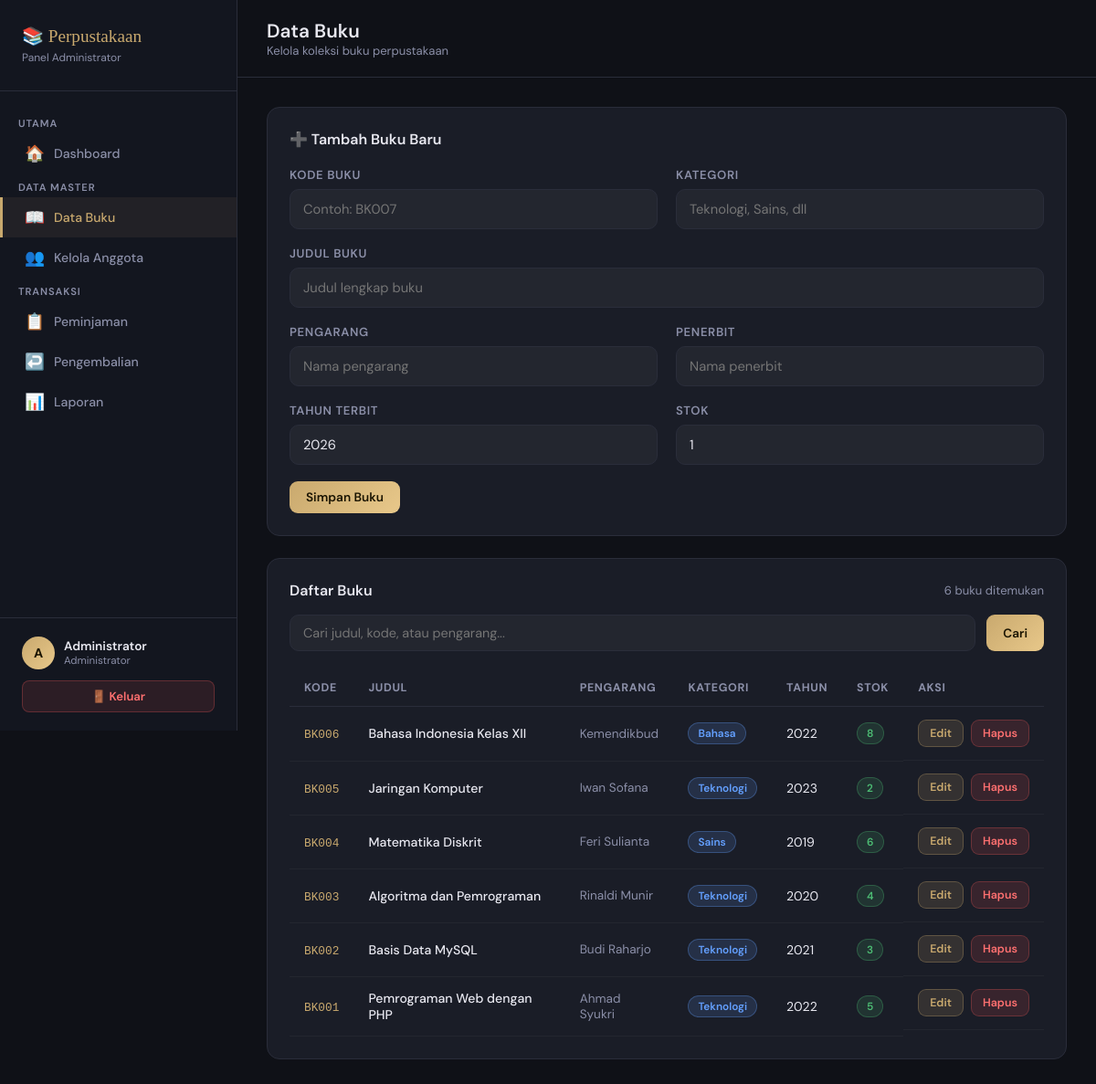
/admin/buku.php (signed in), run on the app's committed database.
### tables this page shows
CREATE TABLE IF NOT EXISTS buku (
    id INT AUTO_INCREMENT PRIMARY KEY,
    kode_buku VARCHAR(20) NOT NULL UNIQUE,
    judul VARCHAR(200) NOT NULL,
    pengarang VARCHAR(100),
    penerbit VARCHAR(100),
    tahun_terbit YEAR,
    kategori VARCHAR(50),
    stok INT DEFAULT 0,
    created_at TIMESTAMP DEFAULT CURRENT_TIMESTAMP
);

### admin/buku.php (the view, shortened to what this page needs)
<?php
include "../koneksi.php";
include "../includes/navbar_admin.php";
$edit_data = null;
$search = isset($_GET['q']) ? mysqli_real_escape_string($conn, $_GET['q']) : '';
$where  = $search ? "WHERE judul LIKE '%$search%' OR kode_buku LIKE '%$search%' OR pengarang LIKE '%$search%'" : '';
$query  = mysqli_query($conn, "SELECT * FROM buku $where ORDER BY id DESC");
?>
<div class="topbar">
    <div>
        <h1>Data Buku</h1>
        <div class="breadcrumb">Kelola koleksi buku perpustakaan</div>
    </div>
</div>
<div class="content">
<div class="card">
    <h3 style="font-size:1rem;font-weight:600;margin-bottom:20px;"><?= $edit_data ? '✏️ Edit Buku' : '➕ Tambah Buku Baru' ?></h3>
    <form method="POST">
        <div class="form-row">
            <div class="form-group">
                <label>Kode Buku</label>
                <input type="text" name="kode_buku" value="<?= htmlspecialchars($edit_data['kode_buku'] ?? '') ?>" placeholder="Contoh: BK007" required>
            </div>
            <div class="form-group">
                <label>Kategori</label>
                <input type="text" name="kategori" value="<?= htmlspecialchars($edit_data['kategori'] ?? '') ?>" placeholder="Teknologi, Sains, dll">
            </div>
        </div>
        <div class="form-group">
            <label>Judul Buku</label>
            <input type="text" name="judul" value="<?= htmlspecialchars($edit_data['judul'] ?? '') ?>" placeholder="Judul lengkap buku" required>
        </div>
        <div class="form-row">
            <div class="form-group">
                <label>Pengarang</label>
                <input type="text" name="pengarang" value="<?= htmlspecialchars($edit_data['pengarang'] ?? '') ?>" placeholder="Nama pengarang">
            </div>
            <div class="form-group">
                <label>Penerbit</label>
                <input type="text" name="penerbit" value="<?= htmlspecialchars($edit_data['penerbit'] ?? '') ?>" placeholder="Nama penerbit">
            </div>
        </div>
        <div class="form-row">
            <div class="form-group">
                <label>Tahun Terbit</label>
                <input type="number" name="tahun_terbit" value="<?= $edit_data['tahun_terbit'] ?? date('Y') ?>" min="1900" max="2026">
            </div>
            <div class="form-group">
                <label>Stok</label>
                <input type="number" name="stok" value="<?= $edit_data['stok'] ?? 1 ?>" min="0" required>
            </div>
        </div>
        <div style="display:flex;gap:12px;">
            <button type="submit" name="simpan" class="btn btn-primary"><?= $edit_data ? 'Update Buku' : 'Simpan Buku' ?></button>
        </div>
    </form>
</div>
<div class="card">
    <div style="display:flex;justify-content:space-between;align-items:center;margin-bottom:16px;">
        <h3 style="font-size:1rem;font-weight:600;">Daftar Buku</h3>
        <span style="font-size:.82rem;color:var(--muted);"><?= mysqli_num_rows($query) ?> buku ditemukan</span>
    </div>
    <form method="GET" class="search-box">
        <input type="text" name="q" value="<?= htmlspecialchars($search) ?>" placeholder="Cari judul, kode, atau pengarang...">
        <button type="submit" class="btn btn-primary">Cari</button>
    </form>
    <table>
        <thead>
            <tr><th>Kode</th><th>Judul</th><th>Pengarang</th><th>Kategori</th><th>Tahun</th><th>Stok</th><th>Aksi</th></tr>
        </thead>
        <tbody>
            <?php while($row = mysqli_fetch_assoc($query)): ?>
            <tr>
                <td><code style="color:var(--gold);font-size:.8rem;"><?= $row['kode_buku'] ?></code></td>
                <td style="font-weight:500;"><?= htmlspecialchars($row['judul']) ?></td>
                <td style="color:var(--muted);font-size:.85rem;"><?= htmlspecialchars($row['pengarang']) ?></td>
                <td><span class="badge badge-blue"><?= htmlspecialchars($row['kategori']) ?></span></td>
                <td><?= $row['tahun_terbit'] ?></td>
                <td>
                    <span class="badge <?= $row['stok'] > 0 ? 'badge-green' : 'badge-red' ?>"><?= $row['stok'] ?></span>
                </td>
                <td style="display:flex;gap:8px;">
                    <a href="buku.php?edit=<?= $row['id'] ?>" class="btn btn-sm" style="background:rgba(201,169,110,.15);border:1px solid rgba(201,169,110,.3);color:var(--gold);">Edit</a>
                    <a href="buku.php?hapus=<?= $row['id'] ?>" class="btn btn-sm btn-danger" onclick="return confirm('Yakin hapus buku ini?')">Hapus</a>
                </td>
            </tr>
            <?php endwhile; ?>
        </tbody>
    </table>
</div>
</div>
</div></body></html>

### includes/navbar_admin.php (style rules this page uses)
:root { --bg:#0f1117;--sidebar:#13161f;--card:#1a1d27;--border:#2a2d3a;--gold:#c9a96e;--gold-light:#e8c88a;--text:#e8e8f0;--muted:#8b8fa8;--danger:#e05555;--success:#4dbd74; }
* { margin:0;padding:0;box-sizing:border-box; }
body { font-family:'DM Sans',sans-serif;background:var(--bg);color:var(--text);display:flex;min-height:100vh; }
.topbar { padding:20px 32px;border-bottom:1px solid var(--border);background:var(--bg);display:flex;align-items:center;justify-content:space-between; }
.topbar h1 { font-size:1.3rem;font-weight:600; }
.topbar .breadcrumb { font-size:.82rem;color:var(--muted); }
.content { padding:32px;flex:1; }
.card { background:var(--card);border:1px solid var(--border);border-radius:14px;padding:24px;margin-bottom:24px; }
table { width:100%;border-collapse:collapse; }
thead th { text-align:left;padding:12px 16px;font-size:.78rem;color:var(--muted);text-transform:uppercase;letter-spacing:.05em;border-bottom:1px solid var(--border); }
tbody td { padding:14px 16px;font-size:.88rem;border-bottom:1px solid rgba(255,255,255,.04); }
.badge { display:inline-block;padding:3px 10px;border-radius:20px;font-size:.74rem;font-weight:600; }
.badge-green { background:rgba(77,189,116,.15);color:#4dbd74;border:1px solid rgba(77,189,116,.3); }
.badge-blue { background:rgba(100,160,255,.15);color:#64a0ff;border:1px solid rgba(100,160,255,.3); }
.btn { display:inline-block;padding:9px 18px;border-radius:9px;font-size:.85rem;font-weight:600;text-decoration:none;border:none;cursor:pointer;font-family:'DM Sans',sans-serif;transition:all .2s; }
.btn-primary { background:linear-gradient(135deg,var(--gold),var(--gold-light));color:#1a1400; }
.btn-danger { background:rgba(224,85,85,.15);border:1px solid rgba(224,85,85,.3);color:#ff7070; }
.btn-sm { padding:6px 12px;font-size:.78rem; }
.form-group { margin-bottom:18px; }
.form-group label { display:block;font-size:.82rem;font-weight:600;color:var(--muted);margin-bottom:7px;text-transform:uppercase;letter-spacing:.05em; }
.form-group input,.form-group select,.form-group textarea { width:100%;background:rgba(255,255,255,.04);border:1px solid var(--border);border-radius:10px;padding:11px 14px;color:var(--text);font-size:.92rem;font-family:'DM Sans',sans-serif;transition:all .2s;outline:none; }
.form-row { display:grid;grid-template-columns:1fr 1fr;gap:20px; }
.search-box { display:flex;gap:12px;margin-bottom:20px; }
.search-box input { flex:1;background:rgba(255,255,255,.04);border:1px solid var(--border);border-radius:10px;padding:10px 14px;color:var(--text);font-size:.9rem;font-family:'DM Sans',sans-serif;outline:none; }

### data on the page
buku: kode_buku "BK006", judul "Bahasa Indonesia Kelas XII", pengarang "Kemendikbud", kategori "Bahasa", tahun_terbit "2022", stok "8"
buku: kode_buku "BK005", judul "Jaringan Komputer", pengarang "Iwan Sofana", kategori "Teknologi", tahun_terbit "2023", stok "2"
buku: kode_buku "BK004", judul "Matematika Diskrit", pengarang "Feri Sulianta", kategori "Sains", tahun_terbit "2019", stok "6"
buku: kode_buku "BK003", judul "Algoritma dan Pemrograman", pengarang "Rinaldi Munir", kategori "Teknologi", tahun_terbit "2020", stok "4"
buku: kode_buku "BK002", judul "Basis Data MySQL", pengarang "Budi Raharjo", kategori "Teknologi", tahun_terbit "2021", stok "3"
buku: kode_buku "BK001", judul "Pemrograman Web dengan PHP", pengarang "Ahmad Syukri", kategori "Teknologi", tahun_terbit "2022", stok "5"

### other printed values
substr($_SESSION['nama'], 0, 1) "A"
$_SESSION['nama'] "Administrator"
mysqli_num_rows($query) "6"
